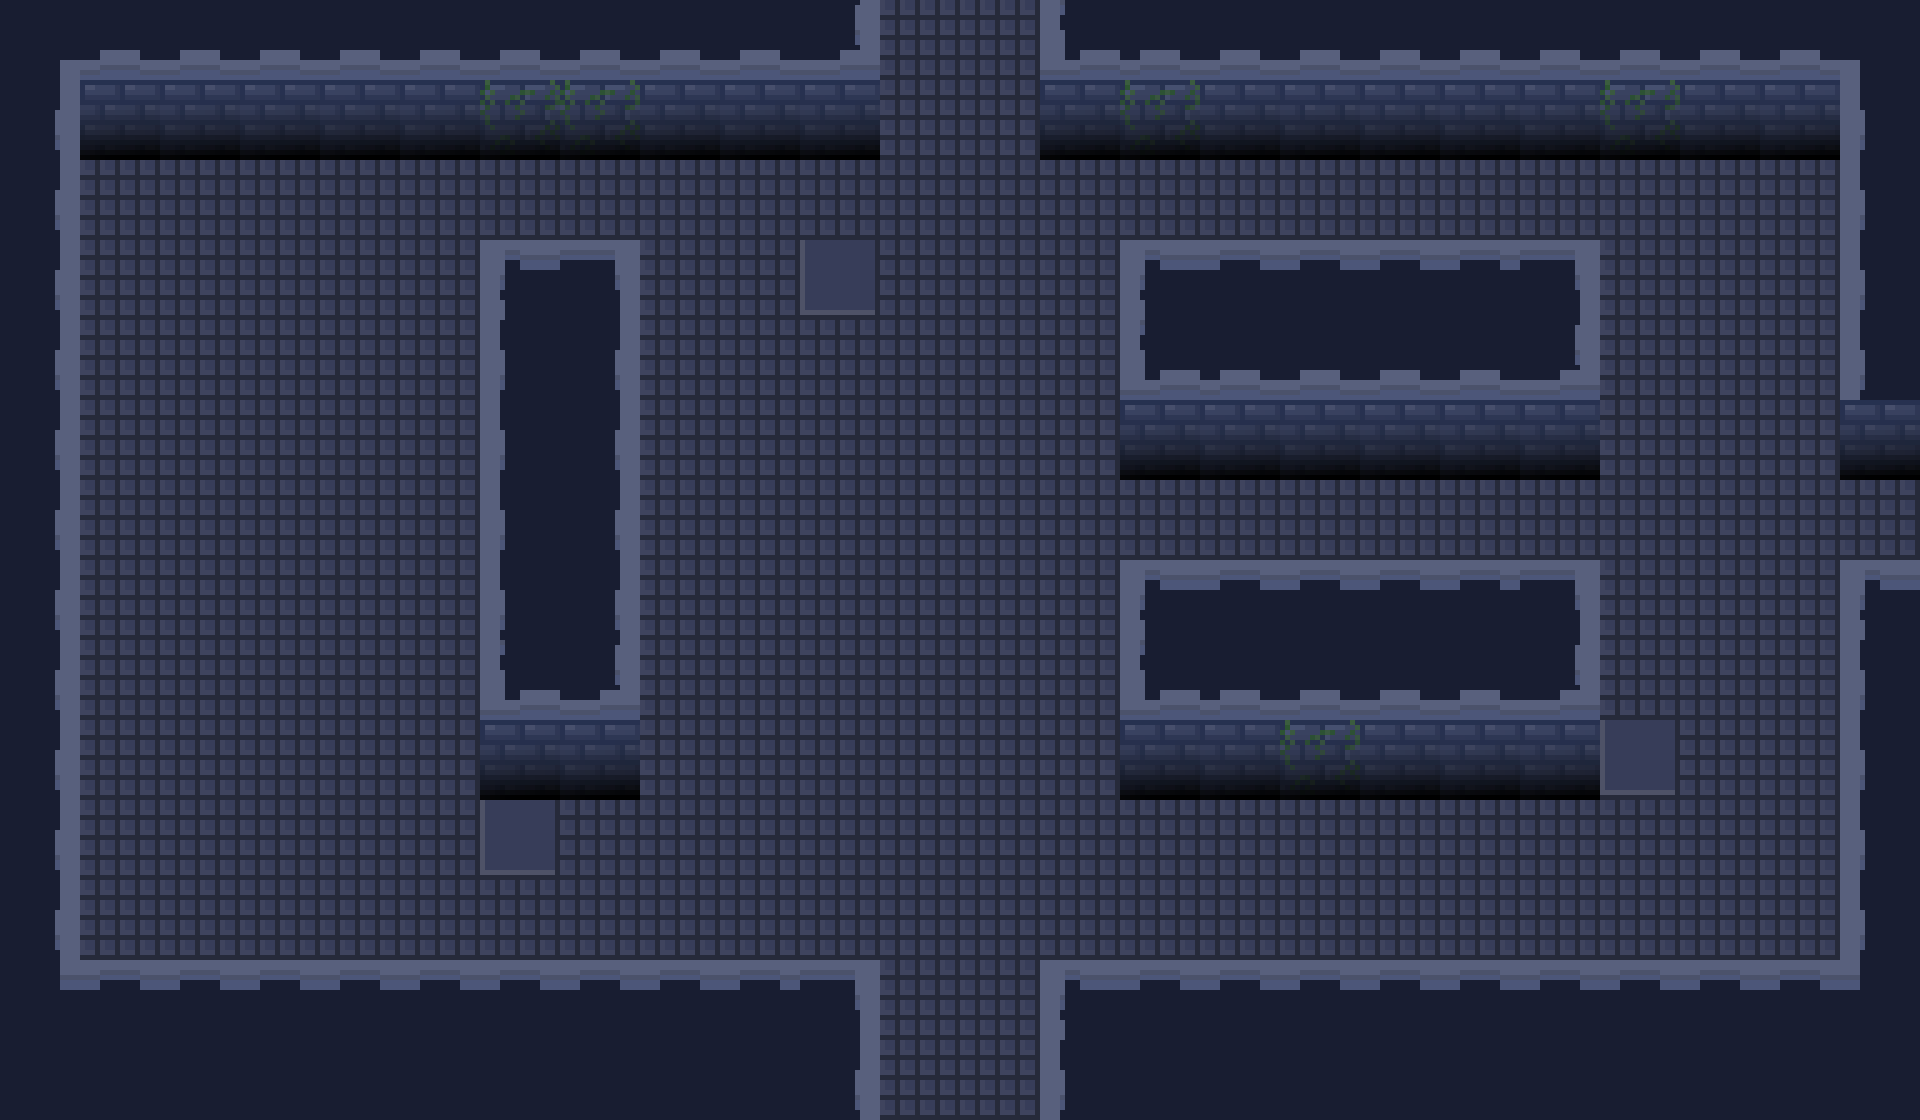

A level layout from a 2D game, rendered from its tile map. Below: a short description, then the map file with its tile-grid data intact:
An orthogonal 24x14 tile map with 80x80 px tiles, 3 tile layers (Floor, Walls, Top).

<map version="1.2" tiledversion="1.3.4" orientation="orthogonal" renderorder="right-down" width="24" height="14" tilewidth="80" tileheight="80" infinite="0" nextlayerid="5" nextobjectid="1">
 <tileset firstgid="1" source="AlchemistTilemap.tsx" />
 <layer id="3" name="Floor" width="24" height="14">
  <data encoding="csv">
51,51,51,51,51,51,51,51,51,51,51,51,51,51,51,51,51,51,51,51,51,51,51,51,
51,51,51,51,51,51,51,51,51,51,51,51,51,51,51,51,51,51,51,51,51,51,51,51,
51,51,51,51,51,51,51,51,51,51,51,51,51,51,51,51,51,51,51,51,51,51,51,51,
51,51,51,51,51,51,51,51,51,51,52,51,51,51,51,51,51,51,51,51,51,51,51,51,
51,51,51,51,51,51,51,51,51,51,51,51,51,51,51,51,51,51,51,51,51,51,51,51,
51,51,51,51,51,51,51,51,51,51,51,51,51,51,51,51,51,51,51,51,51,51,51,51,
51,51,51,51,51,51,51,51,51,51,51,51,51,51,51,51,51,51,51,51,51,51,51,51,
51,51,51,51,51,51,51,51,51,51,51,51,51,51,51,51,51,51,51,51,51,51,51,51,
51,51,51,51,51,51,51,51,51,51,51,51,51,51,51,51,51,51,51,51,51,51,51,51,
51,51,51,51,51,51,51,51,51,51,51,51,51,51,51,51,51,51,51,51,52,51,51,51,
51,51,51,51,51,51,52,51,51,51,51,51,51,51,51,51,51,51,51,51,51,51,51,51,
51,51,51,51,51,51,51,51,51,51,51,51,51,51,51,51,51,51,51,51,51,51,51,51,
51,51,51,51,51,51,51,51,51,51,51,51,51,51,51,51,51,51,51,51,51,51,51,51,
51,51,51,51,51,51,51,51,51,51,51,51,51,51,51,51,51,51,51,51,51,51,51,51
</data>
 </layer>
 <layer id="1" name="Walls" width="24" height="14">
  <data encoding="csv">
76,77,77,77,77,77,77,77,77,77,106,0,0,105,77,77,77,77,77,77,77,77,77,78,
101,27,27,27,27,27,26,26,27,27,27,0,0,27,26,27,27,27,27,27,26,27,27,103,
101,0,0,0,0,0,0,0,0,0,0,0,0,0,0,0,0,0,0,0,0,0,0,103,
101,0,0,0,0,0,0,0,0,0,0,0,0,0,0,0,0,0,0,0,0,0,0,103,
101,0,0,0,0,0,103,101,0,0,0,0,0,0,105,77,77,77,77,106,0,0,0,103,
101,0,0,0,0,0,103,101,0,0,0,0,0,0,27,27,27,27,27,27,0,0,0,27,
101,0,0,0,0,0,103,101,0,0,0,0,0,0,0,0,0,0,0,0,0,0,0,0,
101,0,0,0,0,0,103,101,0,0,0,0,0,0,0,0,0,0,0,0,0,0,0,0,
101,0,0,0,0,0,105,106,0,0,0,0,0,0,105,77,77,77,77,106,0,0,0,103,
101,0,0,0,0,0,27,27,0,0,0,0,0,0,27,27,26,27,27,27,0,0,0,103,
101,0,0,0,0,0,0,0,0,0,0,0,0,0,0,0,0,0,0,0,0,0,0,103,
101,0,0,0,0,0,0,0,0,0,0,0,0,0,0,0,0,0,0,0,0,0,0,103,
126,0,0,0,0,0,0,0,0,0,0,0,0,0,0,0,0,0,0,0,0,0,0,128,
4,4,4,4,4,4,4,4,4,4,101,0,0,103,4,4,4,4,4,4,4,4,4,4
</data>
 </layer>
 <layer id="2" name="Top" width="24" height="14">
  <data encoding="csv">
0,0,0,0,0,0,0,0,0,0,0,0,0,0,0,0,0,0,0,0,0,0,0,0,
0,0,0,0,0,0,0,0,0,0,0,0,0,0,0,0,0,0,0,0,0,0,0,0,
0,0,0,0,0,0,0,0,0,0,0,0,0,0,0,0,0,0,0,0,0,0,0,0,
0,0,0,0,0,0,80,81,0,0,0,0,0,0,80,127,127,127,127,81,0,0,0,0,
0,0,0,0,0,0,0,0,0,0,0,0,0,0,0,0,0,0,0,0,0,0,0,0,
0,0,0,0,0,0,0,0,0,0,0,0,0,0,0,0,0,0,0,0,0,0,0,0,
0,0,0,0,0,0,0,0,0,0,0,0,0,0,0,0,0,0,0,0,0,0,0,0,
0,0,0,0,0,0,0,0,0,0,0,0,0,0,80,127,127,127,127,81,0,0,0,80,
0,0,0,0,0,0,0,0,0,0,0,0,0,0,0,0,0,0,0,0,0,0,0,0,
0,0,0,0,0,0,0,0,0,0,0,0,0,0,0,0,0,0,0,0,0,0,0,0,
0,0,0,0,0,0,0,0,0,0,0,0,0,0,0,0,0,0,0,0,0,0,0,0,
0,0,0,0,0,0,0,0,0,0,0,0,0,0,0,0,0,0,0,0,0,0,0,0,
0,127,127,127,127,127,127,127,127,127,81,0,0,80,127,127,127,127,127,127,127,127,127,0,
0,0,0,0,0,0,0,0,0,0,0,0,0,0,0,0,0,0,0,0,0,0,0,0
</data>
 </layer>
</map>
